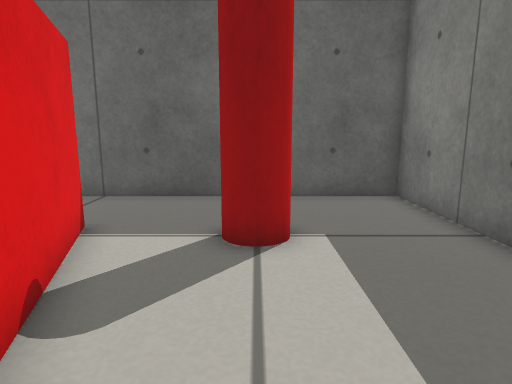
[1] (above)

13 first-person views from a walk through a world built for the Gazebo simulator. The camera is 0.41 m above the floor, tilts 10° down and sees 75° across. The floor is counted in squares, 0.2 m on a side. Each view is taken from the middle of a square. On the plan, view 1 faces up. The plan holds only what a view shows up to about 18 squares ahead; the rest is blank.

[2]
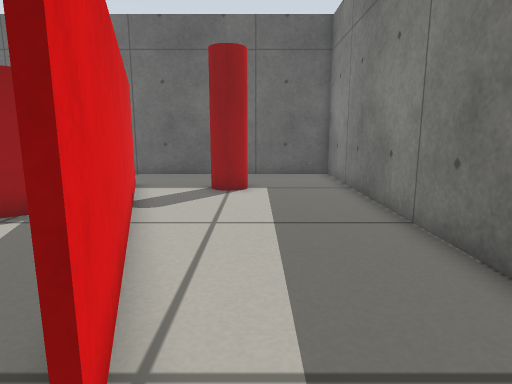

[3]
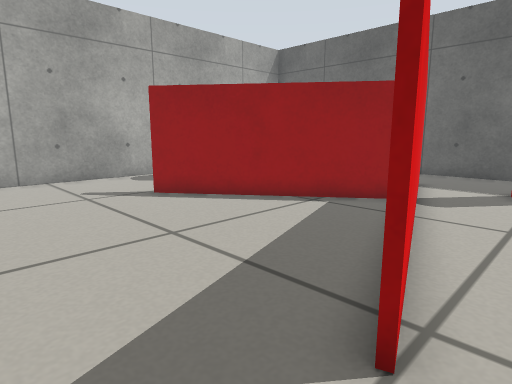

[4]
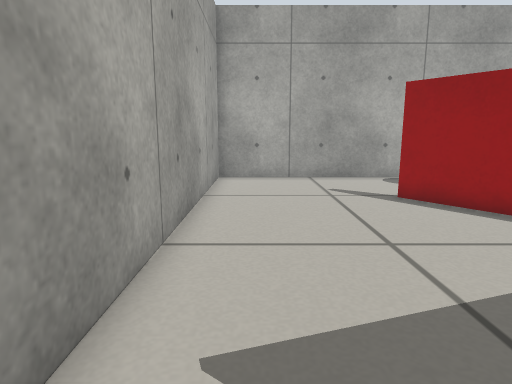

[5]
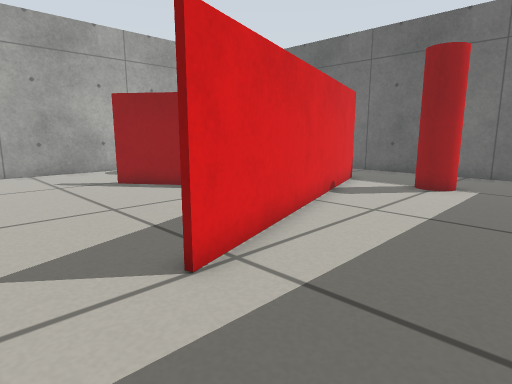

[6]
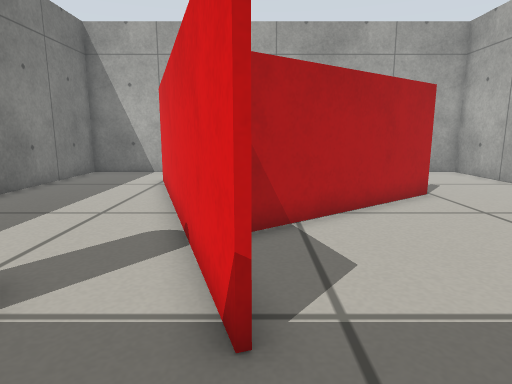

[7]
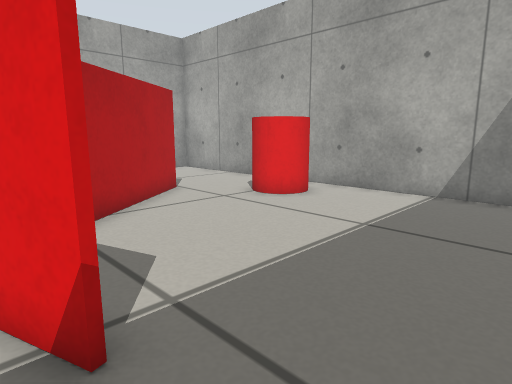

[8]
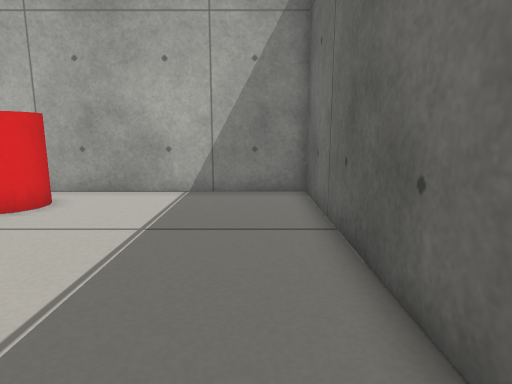

[9]
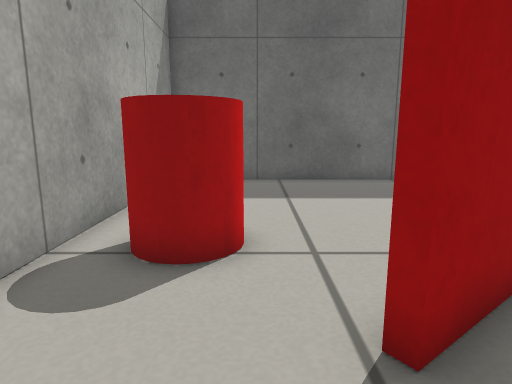

[10]
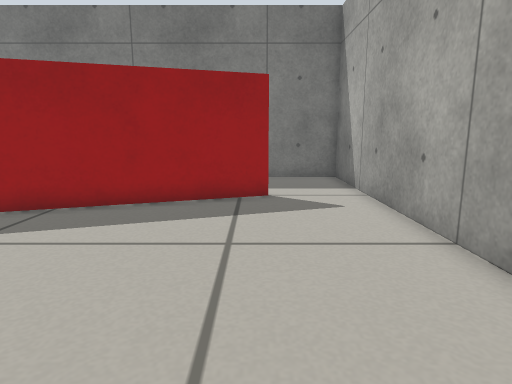

[11]
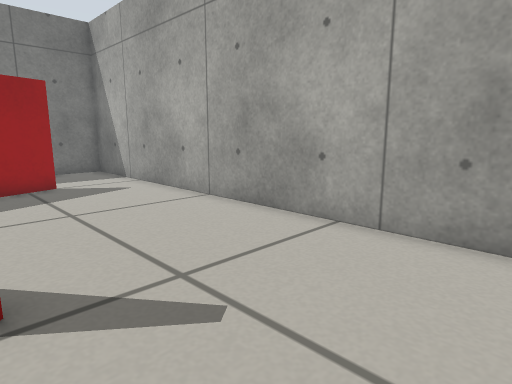

[12]
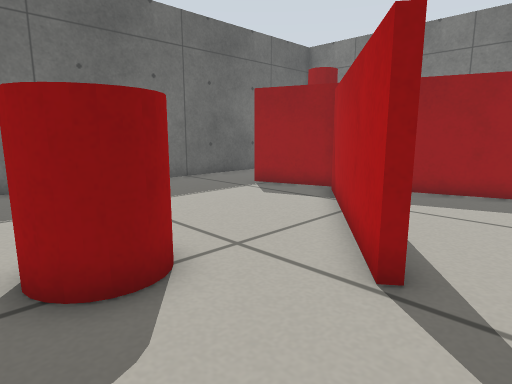

[13]
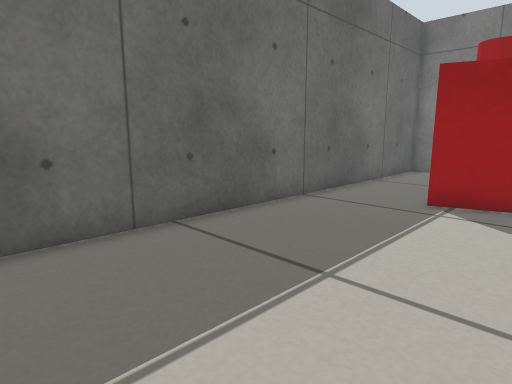

### Floor plan
Points are (right, up) in squares from view 1. A wall is a line through its corners. A room is listed if a view was taken in it or the views show most of it. See-through windows are left out.
Room 1 (views 1, 5, 8)
walls: (-3.4, 6) (0, -4.4); (1.6, -7.8) (4.6, -7.8) (4.6, 10.7) (-2.4, 10.7)
ways out: opening at (0.7, -6) to room 2; opening at (-3, 8.5) to room 3
objects: red cylinder (0, 6) to (1, 7)
Room 2 (views 2, 3, 4, 9, 10, 11, 12)
walls: (-0.1, -4.4) (-2.7, 3.4); (-3.4, 3.2) (-9.6, -1.4) (-9.8, -1.1) (-7.8, 0.4); (-14.6, 1.4) (-14.6, -7.8) (1.6, -7.8)
ways out: opening at (0.7, -6) to room 1; opening at (-11.5, 2) to room 3
Room 3 (views 6, 7, 13)
walls: (-3.8, 7.2) (-3.4, 6); (-7.8, 0.4) (-3.4, 3.7); (-2.7, 3.4) (-4, 7.2); (-2.4, 10.7) (-14.6, 10.7) (-14.6, 1.4)
ways out: opening at (-3, 8.5) to room 1; opening at (-11.5, 2) to room 2
objects: red cylinder (-13, 1) to (-11, 3)

Where each view was taken, in squares from view 1:
view 1: 0 up, 0 right, facing up
view 2: 6 down, 1 right, facing up
view 3: 7 down, 1 right, facing up-left
view 4: 6 down, 1 right, facing left
view 5: 7 down, 4 right, facing up-left
view 6: 10 up, 4 left, facing down
view 7: 10 up, 3 left, facing down-left
view 8: 9 up, 3 left, facing left
view 9: 4 down, 11 left, facing up
view 10: 4 down, 11 left, facing right
view 11: 1 down, 14 left, facing down-right
view 12: 3 down, 14 left, facing up-right
view 13: 4 up, 14 left, facing up-right
